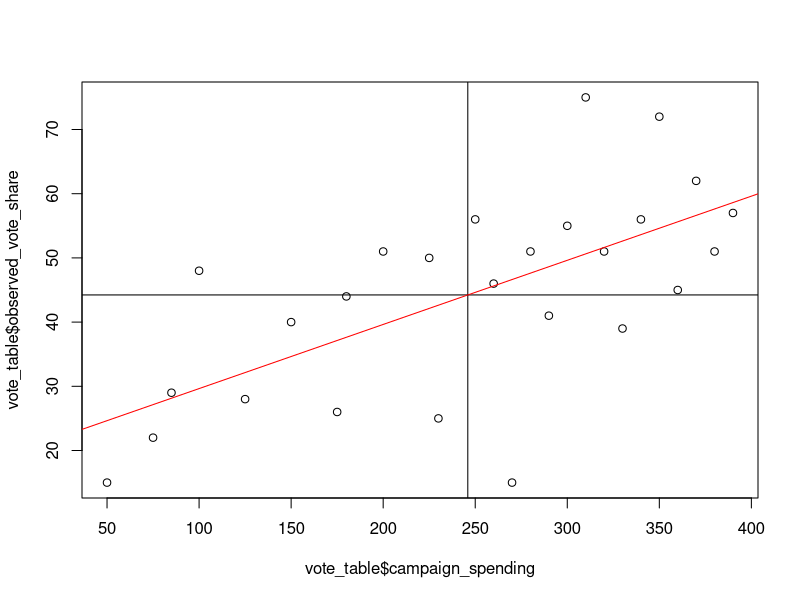
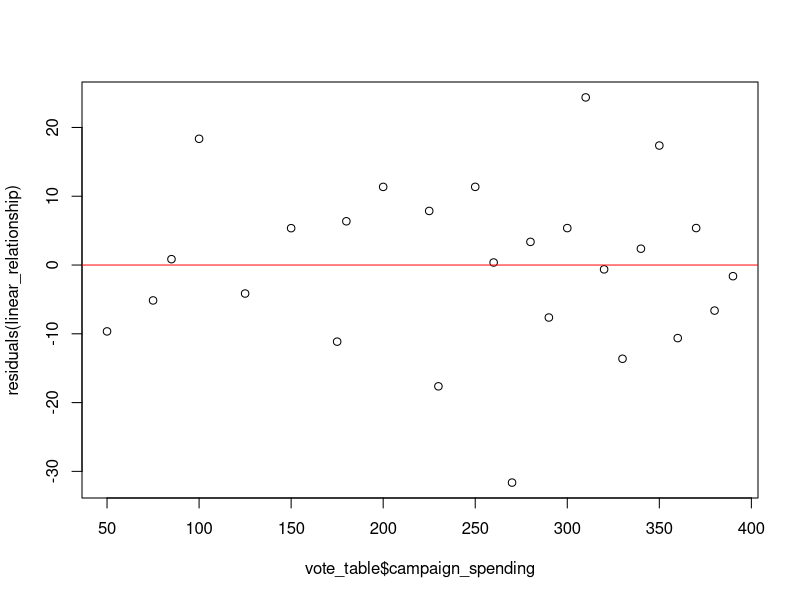

R code for these plots, in order:
##### PRE ANALYSIS: Create the data frame        ##### 

# Create a data frame 
# Create the dataframe with a total of 30 observations
vote_table <- data.frame(
  Township = c(
    "Newark", "Jersey City", "Trenton", "Camden", "Elizabeth", "Paterson", "Clifton", "Passaic", "Union", "Edison",
    "Woodbridge", "Hoboken", "Bayonne", "Toms River", "Union City", "East Orange", "Irvington", "Plainfield", "North Bergen",
    "Bloomfield", "West New York", "West Orange", "Hackensack", "Sayreville", "Linden", "Kearny"
  ),
  campaign_spending = c(
    50, 75, 85, 100, 125, 150, 175, 180, 200, 225, 230, 250, 260,
    270, 280, 290, 300, 310, 320, 330, 340, 350, 360, 370, 380, 390
  ),
  observed_vote_share = c(
    15, 22, 29, 48, 28, 40, 26, 44, 51, 50, 25, 56, 46,
    15, 51, 41, 55, 75, 51, 39, 56, 72, 45, 62, 51, 57
  )
)


##### STEP 1: Examine the scatter plot
# showing the relationship between campaign spending and observed vote share 


linear_plot <- plot(vote_table$campaign_spending, vote_table$observed_vote_share)
print(linear_plot)

# add x line and y line for means
meany <- mean(vote_table$campaign_spending)
meanx <- mean(vote_table$observed_vote_share)

abline(v = meany, col = "black")
abline(h = meanx, col = "black")



##### STEP 2: Calculate linear regression line (i.e., slope) and add to scatter plot
linear_relationship <- lm(observed_vote_share ~ campaign_spending, data = vote_table)
summary(linear_relationship)

# Add the linear regression line to the scatter plot
# NOTE: double check the scatter plot is currently in your utilities window!
abline(linear_relationship, col = "red")

##### STEP 3: Plot the residuals

# Plot the residuals
plot(vote_table$campaign_spending, residuals(linear_relationship))

# Add a horizontal line at zero to indicate the baseline
abline(h = 0, col = "red")


